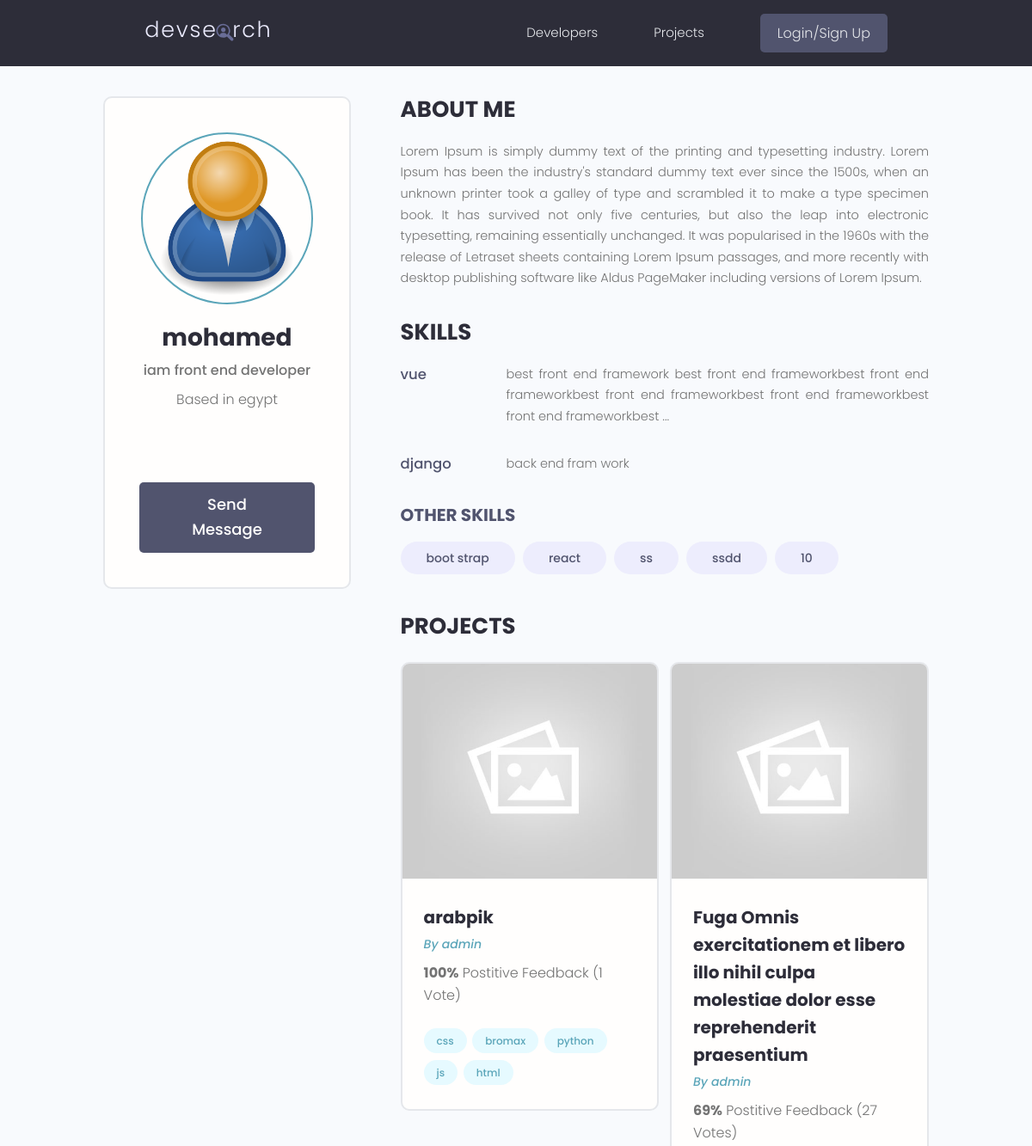
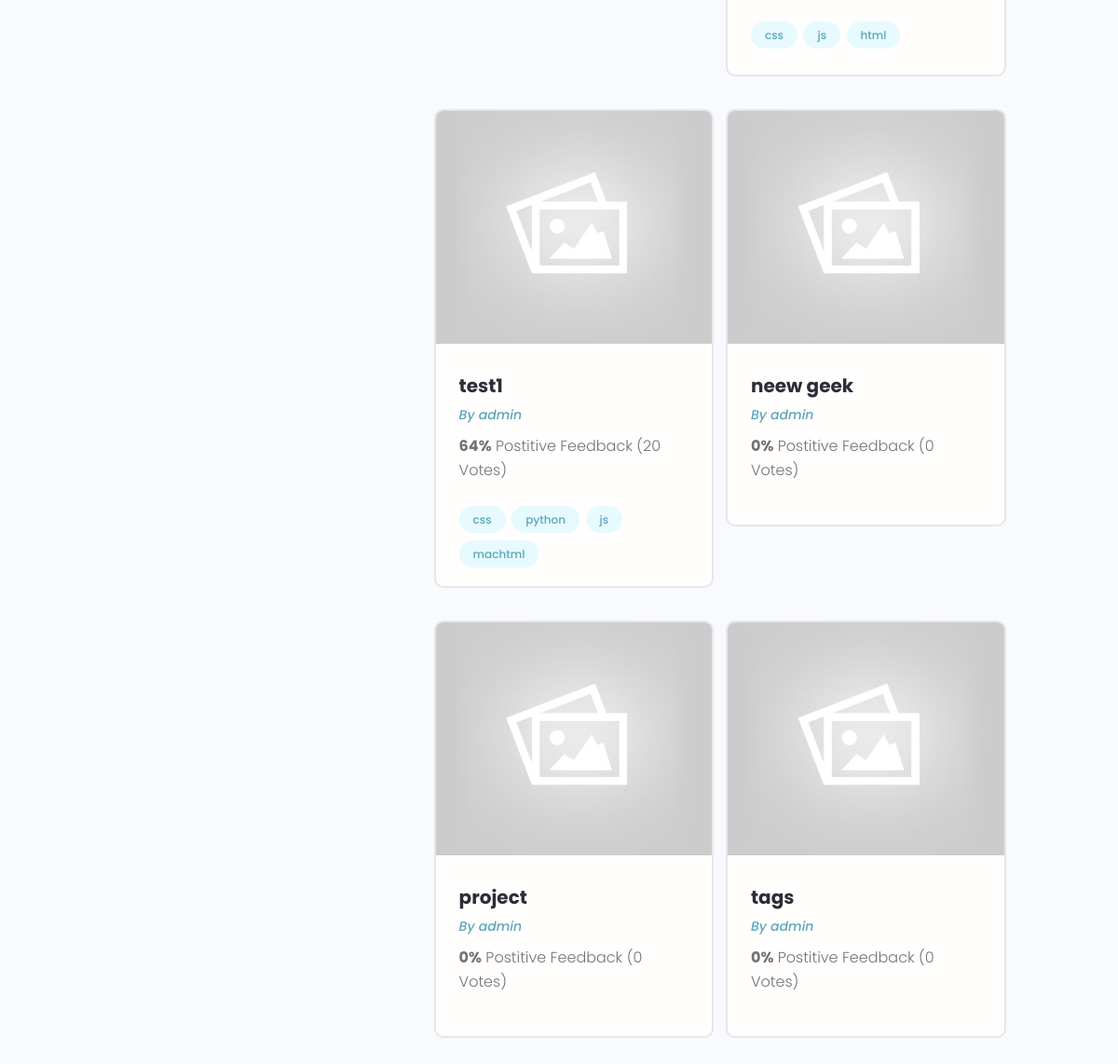
Page /profile/0748c0b3-2df6-4669-8013-1fe528268a94 on the committed database (2 pictures, top to bottom).
### users/models.py (models this page shows)
class Profile(models.Model):
    id = models.UUIDField(default=uuid.uuid4, unique=True,
                            primary_key=True, editable=False)
    user = models.OneToOneField(
        User, null=True, blank=True, on_delete=models.CASCADE, related_name='user')
    name = models.CharField(max_length=200, null=True, blank=True)
    user_name = models.CharField(max_length=200, null=True, blank=True)
    email = models.EmailField(null=True, blank=True)
    headline = models.CharField(max_length=800, null=True, blank=True)
    bio = models.TextField(null=True, blank=True)
    location = models.CharField(max_length=200, null=True, blank=True)
    profile_image = models.ImageField(
        null=True, blank=True, upload_to="profiles/", default="profiles/user-default.png")
    social_github = models.URLField(max_length=200, null=True, blank=True)
    social_twitter = models.URLField(max_length=200, null=True, blank=True)
    social_linkedin = models.URLField(max_length=200, null=True, blank=True)
    social_youtube = models.URLField(max_length=200, null=True, blank=True)
    social_website = models.URLField(max_length=200, null=True, blank=True)
    reviews = models.ManyToManyField(User, blank=True, related_name='reviews')
    reviews_counter = models.IntegerField(default=0, null=True, blank=True)
    created = models.DateTimeField(auto_now_add=True)
    is_saved = True
    def __init__(self, *args, **kwargs):
        super().__init__(*args, **kwargs)
        fixImage(Profile, self, 'profile_image', 'profiles/user-default.png')
    def calcReviews(self, request):
        user = request.user
        if user.is_authenticated and user != self.user:
            status = self.reviews.filter(username=user.username).exists()
            if not status:
                self.reviews.add(user)
                self.reviews_counter += 1
                self.save()
    def __str__(self):
        return str(self.user.username)
    class Meta:
        ordering = ["-reviews_counter"]

class Skill(models.Model):
    id = models.UUIDField(default=uuid.uuid4, unique=True,
                            primary_key=True, editable=False)
    owner = models.ForeignKey(Profile, on_delete=models.CASCADE)
    name = models.CharField(max_length=200, null=True, blank=True)
    description = models.TextField(null=True, blank=True)
    created = models.DateTimeField(auto_now_add=True)
    def __str__(self):
        return self.name

### projects/models.py (models this page shows, shortened)
class Project(models.Model):
    id = models.UUIDField(default=uuid.uuid4, unique=True, primary_key=True, editable=False)
    owner = models.ForeignKey(Profile, null=True, blank=True, on_delete=models.SET_NULL)
    title = models.CharField(max_length=2000)
    description = models.TextField(null=True, blank=True)
    image = models.ImageField(null=True, blank=True, default="default.jpg")
    tags = models.ManyToManyField('Tag', blank=True)
    demo_link = models.URLField(max_length=2000, null=True, blank=True)
    source_link = models.URLField(max_length=2000, null=True, blank=True)
    vote_total = models.IntegerField(default=0, null=True, blank=True)
    vote_ratio = models.IntegerField(default=0, null=True, blank=True)
    created = models.DateTimeField(auto_now_add=True)
    def __init__(self, *args, **kwargs):
        super().__init__(*args, **kwargs)
        fixImage(Project, self, 'image', 'default.jpg')
    class Meta:
        ordering = ["-vote_ratio", "-vote_total", "title"]

class Tag(models.Model):
    id = models.UUIDField(default=uuid.uuid4, unique=True, primary_key=True, editable=False)
    name = models.CharField(max_length=300)
    created = models.DateTimeField(auto_now_add=True)
    def __str__(self):
        return self.name

### users/views.py (the view)
# urls.py: path('profile/<str:pk>', views.userProfile, name="user-profile"),
def userProfile(request, pk):
    profile = Profile.objects.get(id=pk)
    topSkills = profile.skill_set.exclude(description="")
    otherSkills = profile.skill_set.filter(description="")
    profile.calcReviews(request)
    context = {
        "profile": profile,
        "topSkills": topSkills,
        "otherSkills": otherSkills
    }
    return render(request, "users/user_profile.html", context)

### utils/fixImage.py (called while the page is built)
def fixImage(parent, self, name, path):
    if not getattr(self, name):
        image = {
            name: path
        }
        parent.objects.filter(id=self.id).update(**image)
        setattr(self, name, {
            'url': f'/media/{path}'
        })

### users/templates/users/user_profile.html (shortened to what this page needs)
{% extends "main.html" %}
{% block content %}
<main class="profile my-md">
    <div class="container">
        <div class="layout">
            <div class="column column--1of3">
                <div class="card text-center">
                    <div class="card__body dev">
                        <img class="avatar avatar--xl" src="{{profile.profile_image.url}}" />
                        <h2 class="dev__name">{{profile.name}}</h2>
                        <p class="dev__title">{{profile.headline}}</p>
                        {% if profile.location %}
                        <p class="dev__location">Based in {{profile.location}}</p>
                        {% endif %}
                        <ul class="dev__social">
                        </ul>
                        {% if profile != request.user.profile %}
                            <a href="{% url 'send-message' profile.id %}" class="btn btn--sub btn--lg">Send Message </a>
                        {% endif %}
                    </div>
                </div>
            </div>
            <div class="column column--2of3">
                <div class="devInfo">
                    <h3 class="devInfo__title">About Me</h3>
                    <p class="devInfo__about">
                        {{profile.bio}}
                    </p>
                </div>
                <div class="devInfo">
                    <h3 class="devInfo__title">Skills</h3>
                    <div class="devInfo__skills">
                        {% for skill in topSkills %}
                        <div class="devSkill">
                            <h4 class="devSkill__title">{{skill.name}}</h4>
                            <p class="devSkill__info">
                                {% if skill.description|length > 150 %}
                                    {{skill.description|slice:"150"}}...
                                {% else %}
                                    {{skill.description}}
                                {% endif %}
                            </p>
                        </div>
                        {% endfor %}
                        <h3 class="devInfo__subtitle">Other Skills</h3>
                        <div class="devInfo__otherSkills">
                            {% for skill in otherSkills %}
                            <span class="tag tag--pill tag--sub tag--lg">
                                <small>{{skill}}</small>
                            </span>
                            {% endfor %}
                        </div>
                    </div>
                </div>
                <div class="devInfo">
                    <h3 class="devInfo__title">Projects</h3>
                    <div class="grid grid--two">
                        {% for project in profile.project_set.all %}
                        <div class="column">
                            <div class="card project">
                                <a href="{% url 'project' project.id %}" class="project">
                                    <img class="project__thumbnail" src="{{project.image.url}}"
                                        alt="project thumbnail" />
                                    <div class="card__body">
                                        <h3 class="project__title">{{project.title}}</h3>
                                        <p><a class="project__author" href="{% url 'user-profile' profile.id %}">By
                                                {{profile}}</a></p>
                                        <p class="project--rating">
                                            <span style="font-weight: bold;">{{project.vote_ratio}}%</span> Postitive
                                            Feedback ({{project.vote_total}} Vote{{project.vote_total|pluralize}})
                                        </p>
                                        <div class="project__tags">
                                            {% for tag in project.tags.all|slice:"5" %}
                                            <span class="tag tag--pill tag--main">
                                                <small>{{tag}}</small>
                                            </span>
                                            {% endfor %}
                                        </div>
                                    </div>
                                </a>
                            </div>
                        </div>
                        {% endfor %}
                    </div>
                </div>
            </div>
        </div>
    </div>
</main>
{% endblock %}

### static/styles/app.css (style rules this page uses)
:root { --color-sub: #2d2d39; }
.btn--sub { background-color: var(--color-sub-light); }
.card { border: 2px solid var(--color-light); }
img { width: 100%; }
.profile .card > .dev { padding: 4rem; }
.dev__name { color: var(--color-sub); font-size: 2.8rem; font-weight: 700; margin-top: 1rem; margin-bottom: 0.5rem; }
.dev__title { font-size: 1.6rem; font-weight: 500; line-height: 1.3; }
.dev__location { margin-top: 1rem; }
.dev__social { margin: 3rem 0; list-style: none; display: flex; justify-content: center; gap: 1.5rem; }
.devInfo { margin-bottom: 3rem; }
.devInfo__title, .devInfo__subtitle { font-size: 2.6rem; color: var(--color-sub); text-transform: uppercase; font-weight: 700; margin-bottom: 1.5rem; }
.devInfo__subtitle { font-size: 2rem; color: var(--color-sub-light); }
.devInfo__about, .devSkill__info { font-size: 1.45rem; line-height: 1.7; text-align: justify; }
.devSkill { margin-bottom: 3rem; }
.devSkill__title { font-size: 1.65rem; font-weight: 500; color: var(--color-sub-light); }
@media screen and (min-width: 700px) { .devSkill { display: flex; justify-content: space-between; gap: 3rem; } }
@media screen and (min-width: 700px) { .devSkill__info { flex-basis: 80%; } }
.project__author { font-size: 1.4rem; font-style: italic; }
.project--rating { margin-bottom: 1.6em; margin-top: .5em; }
.project__thumbnail { height: 25rem; object-fit: cover; object-position: top center; }
.project__title { font-size: 2rem; font-weight: 700; color: var(--color-sub); }

### static/uikit/styles/modules/_variables.css (style rules this page uses)
:root { --color-main: #5aa5b9; --color-main-light: #e6faff; --color-sub: #3f4156; --color-sub-light: #51546e; --color-sub-lighter: #ededfd; --color-text: #737373; --color-gray: #8b8b8b; --color-light: #e5e7eb; --color-light-gray: #767676; --color-bg: #f8fafd; --color-white: #fffefd; --color-white-light: #f3f3f3; --color-success: #359e64; --color-success-bg: #def8e8; --color-error: #fc4b0b; --color-error-bg: #fff2ee; --font-base: 'Poppins', arial, helvetica, 'Segoe UI', roboto, ubuntu, sans-serif; --font-monospace: 'Fira Code', 'Courier New', courier, monospace; --font-regular: 300; --font-medium: 500; --font-bold: 700; --generic-shadow: 1px 1px 5px #00000010; --generic-transition: all 0.3s ease-in-out; }

### static/uikit/styles/modules/_base.css (style rules this page uses)
* { margin: 0; padding: 0; box-sizing: border-box; text-rendering: optimizeLegibility; color: inherit; font-size: inherit; }
html { font-size: 50%; }
@media only screen and (min-width: 480px) { html { font-size: 56.25%; } }
@media only screen and (min-width: 1200px) { html { font-size: 62.5%; } }
body { line-height: 1.6; font-weight: 400; font-size: 1.5rem; color: var(--color-text); background-color: var(--color-bg); min-height: 100vh; }

### static/uikit/styles/modules/_typography.css (style rules this page uses)
* { font-family: var(--font-base); }
h2 { font-size: 3.6rem; font-weight: var(--font-bold); }
h3 { font-size: 3.2rem; font-weight: var(--font-medium); }
h4 { font-size: 2.8rem; font-weight: var(--font-medium); }
p, span, strong { font-size: 1.6rem; color: var(--color-text); font-weight: var(--font-regular); }
a { padding-bottom: 2px; text-decoration: none; display: inline-block; color: var(--color-main); font-weight: var(--font-medium); }

### static/uikit/styles/modules/_utilities.css (style rules this page uses)
.container { width: 92%; max-width: 165rem; margin: 0 auto; box-sizing: border-box; }
@media screen and (min-width: 1000px) { .container { width: 90%; } }
@media screen and (min-width: 1200px) { .container { width: 80%; } }
.text-center { text-align: center; }
.my-md { margin: 3rem auto; }

### static/uikit/styles/modules/_avatar.css (style rules this page uses)
.avatar { border-radius: 50%; border: 2px solid var(--color-main); object-fit: cover; }
.avatar--xl { height: 20rem; width: 20rem; }

### static/uikit/styles/modules/_button.css (style rules this page uses)
.btn { display: inline-block; position: relative; cursor: pointer; background-color: var(--color-light); font-weight: var(--font-medium); color: var(--color-sub); text-decoration: none; padding: 1rem 2rem; border-radius: 0.5rem; border: none; width: -webkit-fit-content; width: -moz-fit-content; width: fit-content; height: -webkit-fit-content; height: -moz-fit-content; height: fit-content; font-size: 1.6rem; outline-width: 0; outline-color: transparent; -webkit-backface-visibility: hidden; backface-visibility: hidden; transition: all 0.3s ease-in-out; }
.btn--sub { background-color: var(--color-sub); color: var(--color-white); }
.btn--lg { font-size: 1.8rem; padding: 1.2rem 4.5rem; }

### static/uikit/styles/modules/_card.css (style rules this page uses)
.card { border-radius: 1rem; background-color: var(--color-white); border: 1.5px solid var(--color-light); width: auto; height: auto; margin-top: 0.5rem; margin-bottom: 0.5rem; overflow: hidden; }
.card__body, .card__header { padding: 2rem 2.5rem; }

### rows in the picture
Profile: profile_image (placeholder picture), name "mohamed", headline "iam front end developer", location "egypt", bio "Lorem Ipsum is simply dummy text of the printing and typesetting industry. Lorem Ipsum has been the industry's standard dummy text ever since the 1500s, when an unknown printer took a galley of type and scrambled it to make a type specimen book. It has survived not only five centuries, but also the leap into electronic typesetting, remaining essentially unchanged. It was popularised in the 1960s with the release of Letraset sheets containing Lorem Ipsum passages, and more recently with desktop publishing software like Aldus PageMaker including versions of Lorem Ipsum.", user.username "admin"
Skill: name "vue", description "best front end framework best front end frameworkbest front end frameworkbest front end frameworkbest front end frameworkbest front end frameworkbest"
Skill: name "django", description "back end fram work"
Skill: name "boot strap"
Skill: name "react"
Skill: name "ss"
Skill: name "ssdd"
Skill: name "10"
Project: image (placeholder picture), title "arabpik", vote_ratio "100", vote_total "1"
Tag: name "css"
Tag: name "bromax"
Tag: name "python"
Tag: name "js"
Tag: name "html"
Project: image (placeholder picture), title "Fuga Omnis exercitationem et libero illo nihil culpa molestiae dolor esse reprehenderit praesentium", vote_ratio "69", vote_total "27"
Project: image (placeholder picture), title "test1", vote_ratio "64", vote_total "20"
Tag: name "machtml"
Project: image (placeholder picture), title "neew geek", vote_ratio "0", vote_total "0"
Project: image (placeholder picture), title "project", vote_ratio "0", vote_total "0"
Project: image (placeholder picture), title "tags", vote_ratio "0", vote_total "0"
